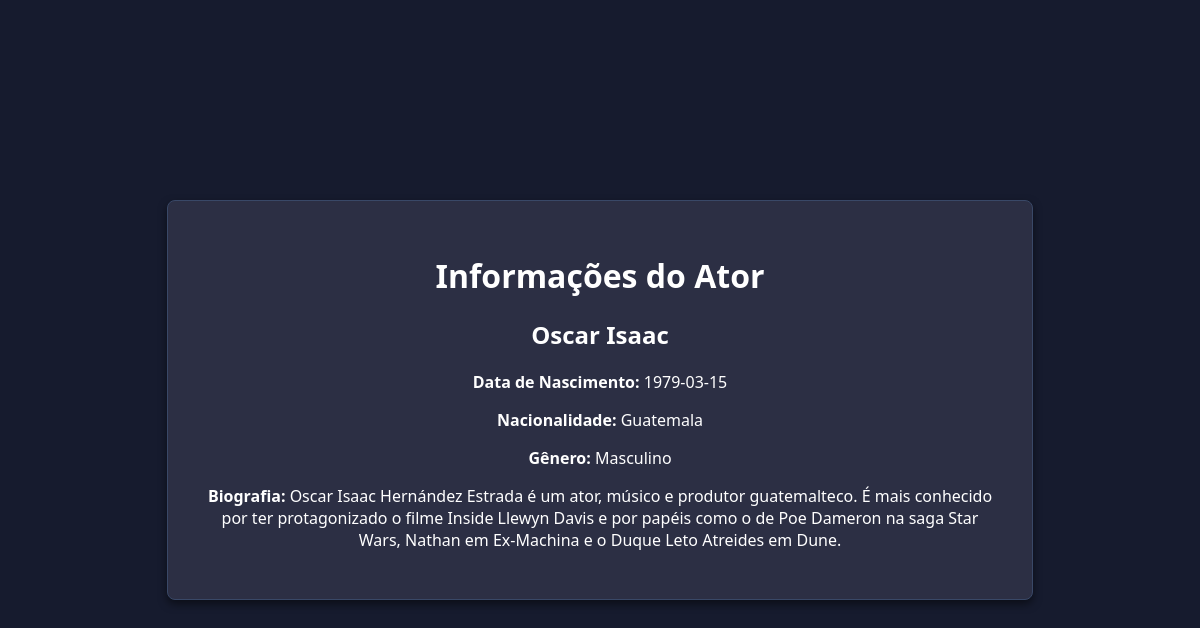
/src/detalhes_ator.php?id=1, run on the app's committed database.
### tables this page shows
CREATE TABLE Atores (
    ID INT PRIMARY KEY AUTO_INCREMENT,
    Nome VARCHAR(255) NOT NULL,
    DataNascimento DATE,
    Nacionalidade VARCHAR(50),
    Genero VARCHAR(20),
    Biografia TEXT
);

### src/detalhes_ator.php (the view, shortened to what this page needs)
<!DOCTYPE html>
<html lang="pt-br">
<head>
</head>
<body>
  <div class="container">
    <h1>Informações do Ator</h1>
    <div id="actor-details">
      <?php
        $servername = "localhost";
        $username = "cadastrados";
        $password = "123";
        $dbname = "CADASTRO";
        $conn = new mysqli($servername, $username, $password, $dbname);
        $ator_id = isset($_GET['id']) ? $_GET['id'] : null;
        if ($ator_id) {
          $stmt_ator = $conn->prepare("SELECT Nome, DataNascimento, Nacionalidade, Genero, Biografia FROM Atores WHERE ID = ?");
          $stmt_ator->bind_param("i", $ator_id);
          $stmt_ator->execute();
          $result_ator = $stmt_ator->get_result();
          if ($result_ator->num_rows > 0) {
            $ator = $result_ator->fetch_assoc();
            echo "
              <h2>{$ator['Nome']}</h2>
              <p><strong>Data de Nascimento:</strong> {$ator['DataNascimento']}</p>
              <p><strong>Nacionalidade:</strong> {$ator['Nacionalidade']}</p>
              <p><strong>Gênero:</strong> {$ator['Genero']}</p>
              <p><strong>Biografia:</strong> {$ator['Biografia']}</p>
            ";
          } else {
            echo "<p>Ator não encontrado</p>";
          }
        }
      ?>
    </div>
  </div>
</body>
</html>

### src/detalhes_ator.php (style rules this page uses)
body { font-family: 'Segoe UI', Tahoma, Geneva, Verdana, sans-serif; background-color: #161b2e; color: #ffffff; margin: 0; padding: 0; display: flex; align-items: center; justify-content: center; min-height: 100vh; }
.container { background-color: #2c2f44; border: 1px solid #394867; border-radius: 8px; padding: 2em; width: 80%; max-width: 800px; box-shadow: 0 4px 8px rgba(0, 0, 0, 0.5); text-align: center; }

### data on the page
atores: Nome "Oscar Isaac", DataNascimento "1979-03-15", Nacionalidade "Guatemala", Genero "Masculino", Biografia "Oscar Isaac Hernández Estrada é um ator, músico e produtor guatemalteco. É mais conhecido por ter protagonizado o filme Inside Llewyn Davis e por papéis como o de Poe Dameron na saga Star Wars, Nathan em Ex-Machina e o Duque Leto Atreides em Dune."
